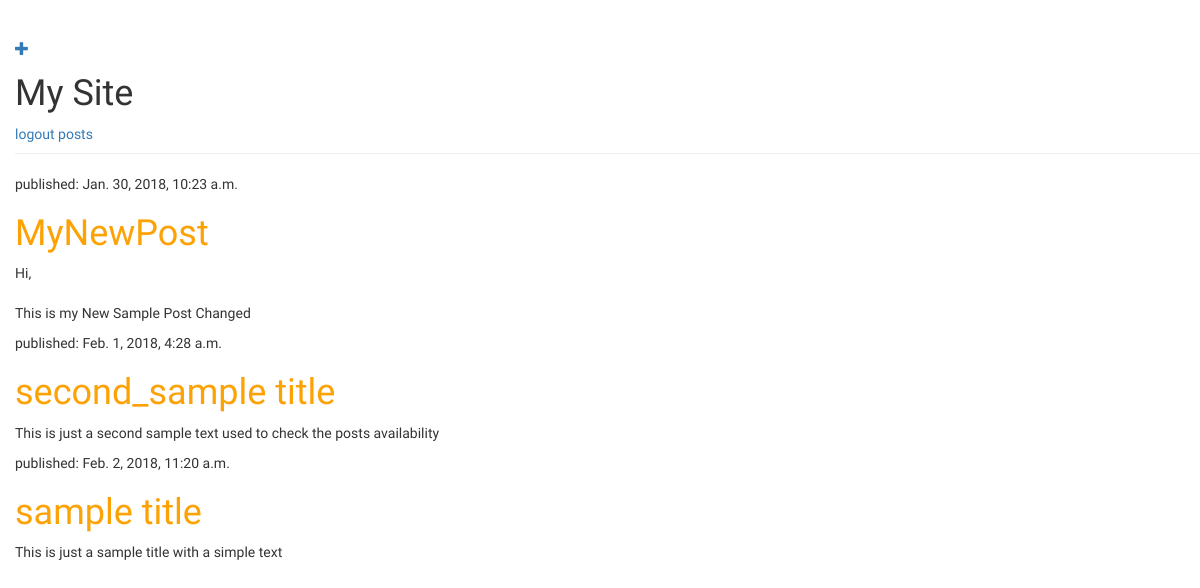
The page /posts (signed in) on the database as committed earlier.
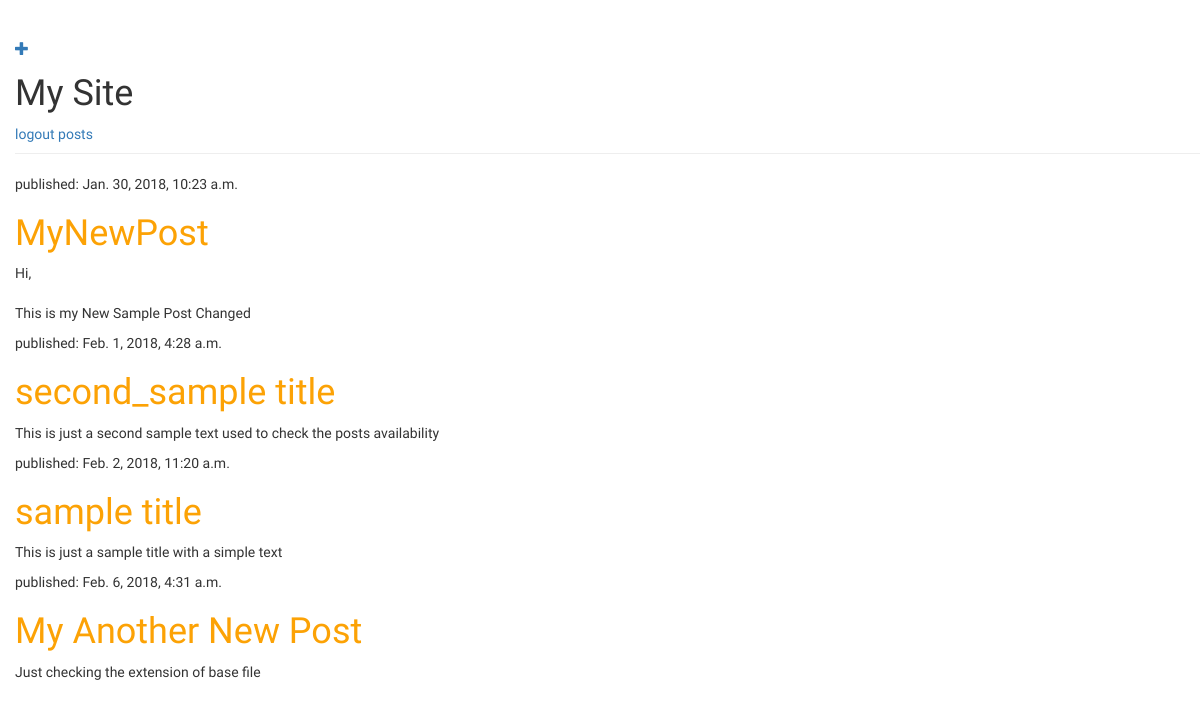
The same page on the database as committed later.
### userblog/models.py (models this page shows, shortened)
class UserPost(models.Model):
    author = models.ForeignKey('auth.User', on_delete =models.CASCADE)
    title = models.CharField(max_length=200)
    text = models.TextField()
    created_date = models.DateTimeField(default=timezone.now)
    published_date = models.DateTimeField(blank=True, null=True)
    category = models.CharField(max_length=6, choices=CATEGORY_CHOICES, default='itposts')

### userblog/views.py (the view)
# urls.py: url(r'^posts$', core_views.userpost_list, name='userpost_list'),
@login_required
def userpost_list(request):
        posts=UserPost.objects.filter(published_date__lte=timezone.now()).order_by('published_date')
        return render(request, 'userblog/userpost_list.html',{'posts':posts})

### userblog/templates/userblog/userpost_list.html
{% extends 'userblog/base.html' %}
{% block content %}
          {% for post in posts %}
              <div class="posts">
                <div class="date">
                  <p>published: {{ post.published_date }}</p>
                </div>
                <h1><a href="{% url 'userpost_detail' pk=post.pk %}">{{ post.title }}</a></h1>
                <p>{{ post.text|linebreaksbr }}</p>
              </div>
          {% endfor %}
{% endblock %}

### userblog/templates/userblog/base.html (shortened to what this page needs)
{% load staticfiles %}
<html lang="en">
  <head>
    <link rel="stylesheet" href="//maxcdn.bootstrapcdn.com/bootstrap/3.2.0/css/bootstrap.min.css">
    <link rel="stylesheet" href="//maxcdn.bootstrapcdn.com/bootstrap/3.2.0/css/bootstrap-theme.min.css">
    <link rel="stylesheet" href="{% static 'css/userblog.css' %}">
  </head>
  <body>
    <div class="page-header">
      <div>
        {% if user.is_authenticated %}
            <a href="{% url 'userpost_new' %}" class="top-menu"><span class="glyphicon glyphicon-plus"></span></a>
        {% endif %}
      </div>
      <h1>My Site</h1>
      {% if user.is_authenticated %}
        <a href="{% url 'logout' %}">logout</a>
        <a href="{% url 'userpost_list' %}">posts</a>
      {% else %}
        <a href="{% url 'login' %}">login</a> / <a href="{% url 'signup' %}">signup</a>
      {% endif %}
    </div>
    <div class="content-container">
      <div class="main">
        {% block content %}
        {% endblock %}
      </div>
    </div>
  </body>
</html>

### userblog/static/css/userblog.css (style rules this page uses)
h1 a { color : #FCA205; }
body { padding-left: 15px; font-family: 'Lobster'; }

Rows that differ between the two databases and show on the page:
added UserPost: published_date "Feb. 6, 2018, 4:31 a.m.", title "My Another New Post", text "Just checking the extension of base file"
